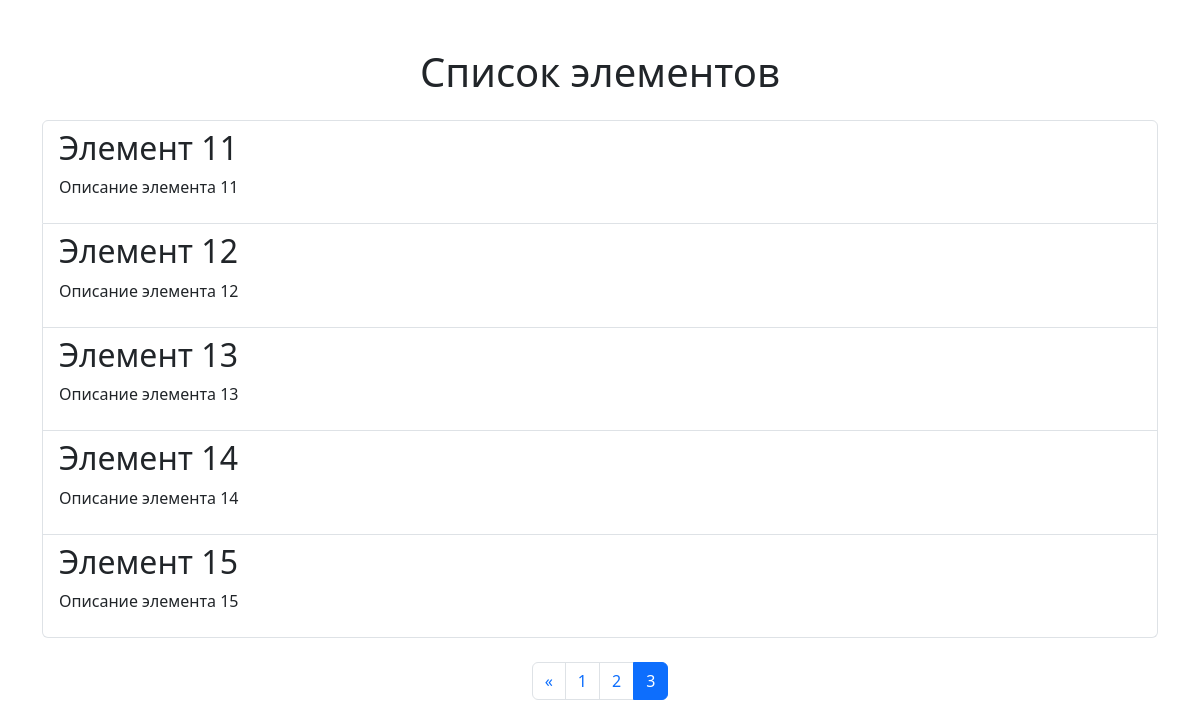
The page /pagination/items/?page=3 on the database its author committed.
### pagination/models.py (models this page shows, shortened)
class Item(models.Model):
    name = models.CharField(max_length=100, verbose_name="Название")
    description = models.TextField(verbose_name="Описание", blank=True)
    class Meta:
        verbose_name = "Элемент"
        verbose_name_plural = "Элементы"

### pagination/views.py (the view)
# urls.py: path('items/', item_list, name='item_list'),
def item_list(request):
    items = Item.objects.all()
    paginator = Paginator(items, 5)
    page_number = request.GET.get('page')  # Получаем номер страницы из запроса
    page_obj = paginator.get_page(page_number)  # Получаем объект страницы
    return render(request, 'pagination/item_list.html', {'page_obj': page_obj})

### templates/pagination/item_list.html (shortened to what this page needs)
<!DOCTYPE html>
<html>
<head>
    <link href="https://cdn.jsdelivr.net/npm/bootstrap@5.3.0/dist/css/bootstrap.min.css" rel="stylesheet">
</head>
<body>
    <div class="container mt-5">
        <h1 class="text-center mb-4">Список элементов</h1>
        <ul class="list-group">
            {% for item in page_obj %}
                <li class="list-group-item">
                    <h2>{{ item.name }}</h2>
                    <p>{{ item.description }}</p>
                </li>
            {% endfor %}
        </ul>
        <nav aria-label="Page navigation" class="mt-4">
            <ul class="pagination justify-content-center">
                {% if page_obj.has_previous %}
                    <li class="page-item">
                        <a class="page-link" href="?page={{ page_obj.previous_page_number }}" aria-label="Previous">
                            <span aria-hidden="true">&laquo;</span>
                        </a>
                    </li>
                {% endif %}
                {% for num in page_obj.paginator.page_range %}
                    <li class="page-item {% if page_obj.number == num %}active{% endif %}">
                        <a class="page-link" href="?page={{ num }}">{{ num }}</a>
                    </li>
                {% endfor %}
            </ul>
        </nav>
    </div>
</body>
</html>

### rows shown on the page
Item: name "Элемент 11", description "Описание элемента 11"
Item: name "Элемент 12", description "Описание элемента 12"
Item: name "Элемент 13", description "Описание элемента 13"
Item: name "Элемент 14", description "Описание элемента 14"
Item: name "Элемент 15", description "Описание элемента 15"

### other values the page prints
{{ num }} "1" "2" "3"
